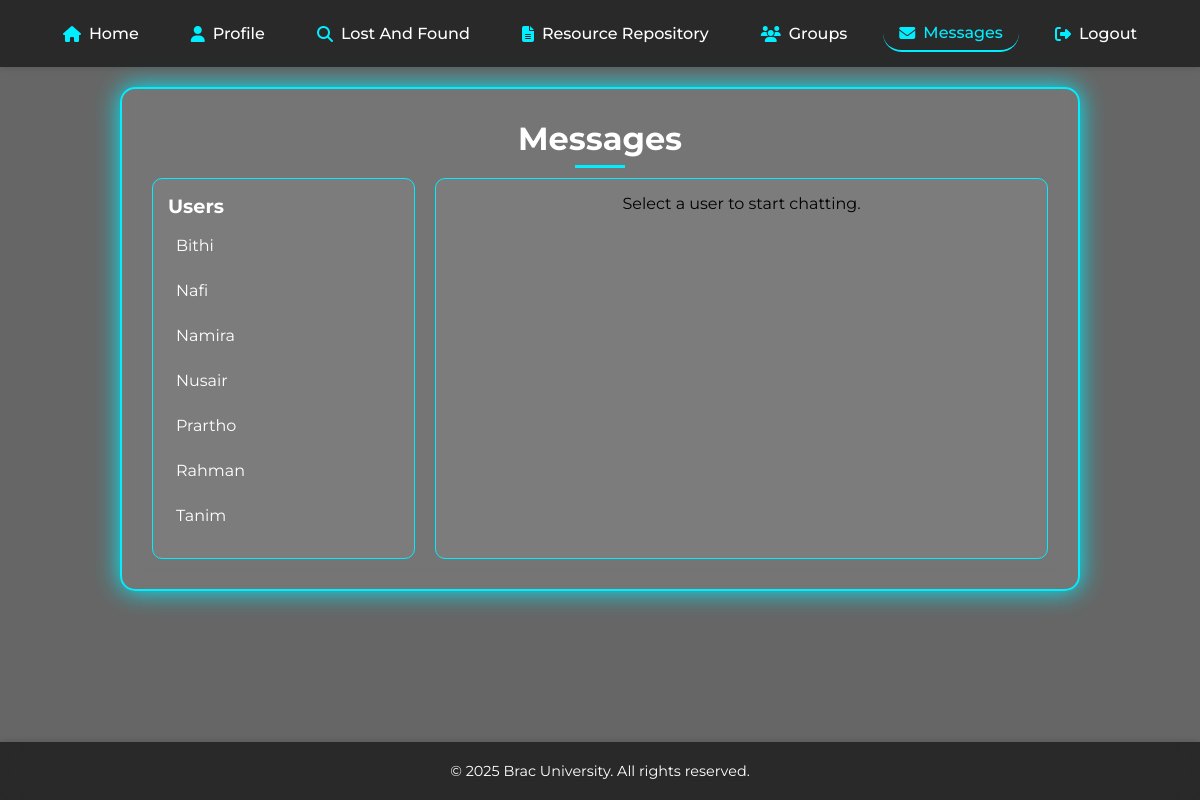
Before: /messaging/messages.php (signed in) with the older database file.
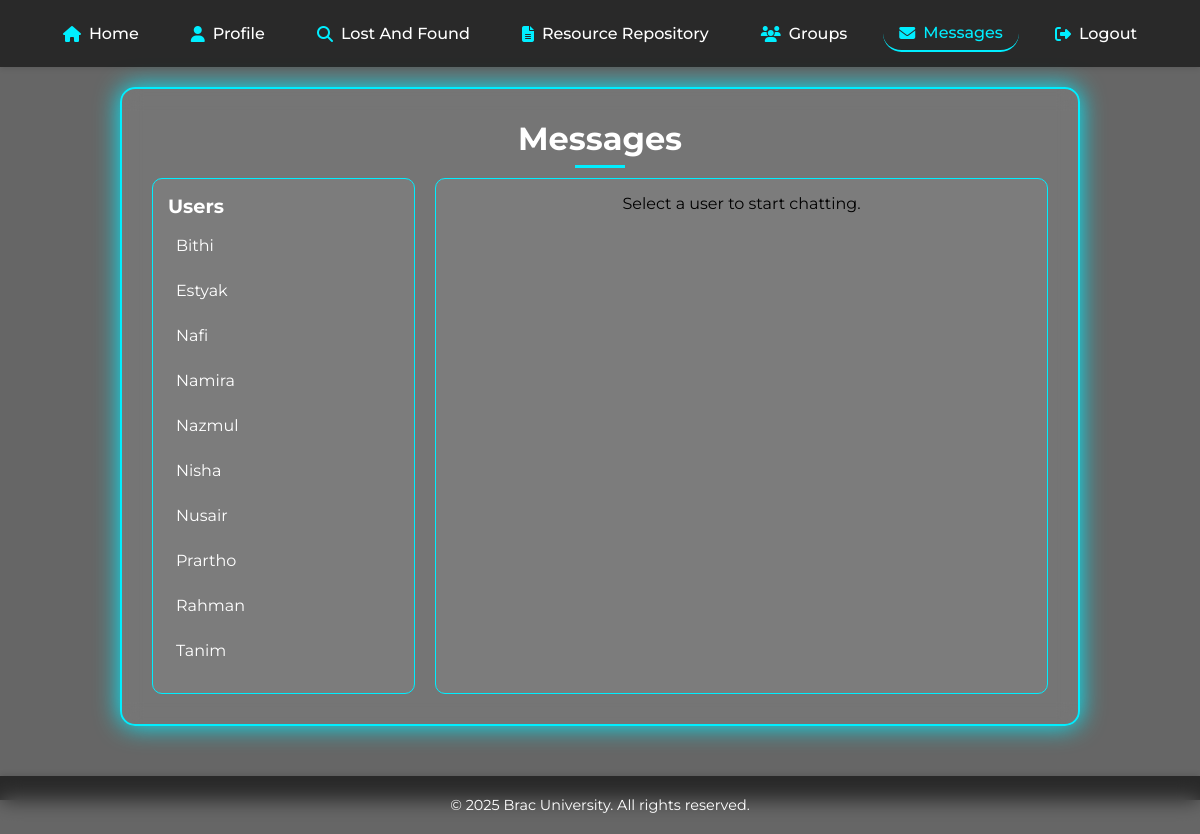
After: the same page with the newer database file.
### tables this page shows
CREATE TABLE `user` (
  `user_id` int(11) NOT NULL AUTO_INCREMENT,
  `username` varchar(50) NOT NULL,
  `email` varchar(100) NOT NULL,
  `password` varchar(255) NOT NULL,
  `status` varchar(50) NOT NULL DEFAULT 'Offline',
  `id_no` int(11) DEFAULT NULL,
  PRIMARY KEY (`user_id`),
  UNIQUE KEY `email` (`email`),
  UNIQUE KEY `id_no` (`id_no`)
);

### messaging/messages.php (the view, shortened to what this page needs)
<?php
require_once '../connect.php';
$user_id = $_SESSION['user_id'];
$users_query = "SELECT user_id, username FROM user WHERE user_id != $user_id ORDER BY username";
$users_result = mysqli_query($conn, $users_query);
$selected_user_id = isset($_GET['user_id']) ? intval($_GET['user_id']) : 0;
$selected_username = '';
$messages = [];
?>
<!DOCTYPE html>
<html lang="en">
<head>
    <link rel="stylesheet" href="style.css">
</head>
<body>
    <div class="bg-overlay"></div>
    <main>
        <nav>
            <a href="../index.php">Home</a>
            <a href="../Profile_dashboard/profile.php">Profile</a>
            <a href="../lost_and_found/lost_and_foundpage.php">Lost And Found</a>
            <a href="../Resource_Repository/resourcepage.php">Resource Repository</a>
            <a href="group_select.php">Groups</a>
            <a href="messages.php" class="active">Messages</a>
            <a href="../logout.php">Logout</a>
        </nav>
        <div class="container messaging-section">
            <h1>Messages</h1>
            <div class="messaging-container">
                <div class="sidebar">
                    <h2>Users</h2>
                    <ul class="user-list">
                        <?php while ($user = mysqli_fetch_assoc($users_result)): ?>
                            <li class="<?= $selected_user_id == $user['user_id'] ? 'active' : '' ?>">
                                <a href="messages.php?user_id=<?= ($user['user_id']) ?>">
                                    <?= ($user['username']) ?>
                                </a>
                            </li>
                        <?php endwhile; ?>
                    </ul>
                </div>
                <div class="chat-area">
                    <?php if ($selected_user_id > 0): ?>
                        <h2>Chat with <?= ($selected_username) ?></h2>
                        <div class="messages">
                            <?php if (empty($messages)): ?>
                                <p class="no-messages">No messages yet.</p>
                            <?php else: ?>
                                <?php foreach ($messages as $message): ?>
                                    <div class="message <?= $message['sender_id'] == $user_id ? 'sent' : 'received' ?>">
                                        <div class="message-header">
                                            <span class="username"><?= ($message['username']) ?></span>
                                            <span class="timestamp"><?= ($message['timestamp']) ?></span>
                                        </div>
                                        <p><?= ($message['content']) ?></p>
                                    </div>
                                <?php endforeach; ?>
                            <?php endif; ?>
                        </div>
                        <form action="" method="POST" class="report-form message-form">
                            <textarea name="message_content" placeholder="Type a message..." required></textarea>
                            <button type="submit" class="btn">Send</button>
                        </form>
                    <?php else: ?>
                        <p class="no-selection">Select a user to start chatting.</p>
                    <?php endif; ?>
                </div>
            </div>
        </div>
    </main>
    <footer class="site-footer">
        © 2025 Brac University. All rights reserved.
    </footer>
</body>
</html>

### messaging/style.css (style rules this page uses)
* { margin: 0; padding: 0; box-sizing: border-box; font-family: 'Montserrat', sans-serif; }
html, body { height: 100%; margin: 0; }
body { min-height: 100vh; background: url('https://ceramicbangladesh.com/wp-content/uploads/2025/02/Asset-14_13_11zon.webp') no-repeat center/cover fixed; position: relative; overflow-x: hidden; display: flex; flex-direction: column; }
.bg-overlay { position: fixed; top: 0; left: 0; width: 100vw; height: 100vh; background: rgba(0, 0, 0, 0.6); z-index: -1; pointer-events: none; }
main { flex: 1 0 auto; }
nav { display: flex; justify-content: center; gap: 20px; padding: 15px 0; background: rgba(0, 0, 0, 0.6); box-shadow: 0 2px 5px rgba(0, 0, 0, 0.1); position: sticky; top: 0; z-index: 1000; animation: fadeInUp 0.5s ease-out 0.2s backwards; }
nav a { text-decoration: none; color: #fff; font-size: 1rem; font-weight: 500; padding: 8px 16px; border-radius: 20px; transition: background 0.3s ease, color 0.3s ease, transform 0.3s ease; display: flex; align-items: center; gap: 8px; }
nav a::before { font-family: 'Font Awesome 6 Free'; font-weight: 900; color: #0ef; }
nav a[href="../index.php"]::before { content: '\f015'; }
nav a[href="../Profile_dashboard/profile.php"]::before { content: '\f007'; }
nav a[href="../lost_and_found/lost_and_foundpage.php"]::before { content: '\f002'; }
nav a[href="../Resource_Repository/resourcepage.php"]::before { content: '\f15c'; }
nav a[href="group_select.php"]::before { content: '\f0c0'; }
nav a[href="messages.php"]::before { content: '\f0e0'; }
nav a[href="../logout.php"]::before { content: '\f2f5'; }
nav a.active { border-bottom: 2px solid #0ef; color: #0ef; }
nav a.active::before { color: #0ef; }
.container { margin: 20px auto; margin-bottom: 50px; background: rgba(255, 255, 255, 0.1); backdrop-filter: blur(10px); border: 2px solid #0ef; box-shadow: 0 0 25px #0ef; border-radius: 15px; padding: 30px; text-align: center; animation: fadeInUp 0.7s ease-out 0.4s backwards; }
.report-section, .posts-section, .messaging-section { width: 80%; max-width: 1000px; }
.container h1 { font-size: 2rem; color: #fff; margin-bottom: 15px; position: relative; }
.container h1::after { content: ''; width: 50px; height: 3px; background: #0ef; position: absolute; bottom: -10px; left: 50%; transform: translateX(-50%); }
.messaging-container { display: flex; gap: 20px; margin-top: 20px; }
.sidebar { width: 30%; background: rgba(255, 255, 255, 0.05); border: 1px solid #0ef; border-radius: 10px; padding: 15px; text-align: left; }
.sidebar h2 { font-size: 1.2rem; color: #fff; margin-bottom: 10px; }
.user-list { list-style: none; }
.user-list li { margin-bottom: 10px; }
.user-list li a { color: #fff; text-decoration: none; font-size: 1rem; display: block; padding: 8px; border-radius: 5px; transition: background 0.3s ease, color 0.3s ease; }
.chat-area { width: 70%; background: rgba(255, 255, 255, 0.05); border: 1px solid #0ef; border-radius: 10px; padding: 15px; }
.site-footer { flex-shrink: 0; text-align: center; padding: 20px; background: rgba(0, 0, 0, 0.6); backdrop-filter: blur(10px); box-shadow: 0 -2px 5px rgba(0, 0, 0, 0.1); font-size: 0.9rem; color: #fff; animation: fadeInUp 0.7s ease-out 0.6s backwards; }

Changed rows visible on the page:
added user: username "Estyak"
added user: username "Nazmul"
added user: username "Nisha"
